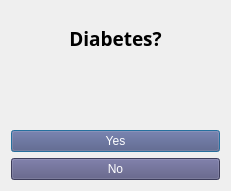
   <widget class="QWidget" name="gridLayoutWidget_10">
    <property name="geometry">
     <rect>
      <x>490</x>
      <y>310</y>
      <width>231</width>
      <height>191</height>
     </rect>
    </property>
    <layout class="QGridLayout" name="gridLayout_11">
     <item row="1" column="0">
      <widget class="QLabel" name="label_28">
       <property name="font">
        <font>
         <family>Century Gothic</family>
         <pointsize>14</pointsize>
         <weight>75</weight>
         <bold>true</bold>
        </font>
       </property>
       <property name="text">
        <string>Diabetes?</string>
       </property>
       <property name="alignment">
        <set>Qt::AlignCenter</set>
       </property>
      </widget>
     </item>
     <item row="3" column="0">
      <widget class="QPushButton" name="yes_button_6">
       <property name="enabled">
        <bool>true</bool>
       </property>
       <property name="autoFillBackground">
        <bool>false</bool>
       </property>
       <property name="styleSheet">
        <string notr="true">font: 12pt &quot;Broadway&quot;;
color: rgb(255, 255, 255);
background-color: rgb(85, 85, 127);</string>
       </property>
       <property name="text">
        <string>Yes</string>
       </property>
       <property name="checkable">
        <bool>true</bool>
       </property>
       <property name="autoExclusive">
        <bool>false</bool>
       </property>
       <property name="autoDefault">
        <bool>true</bool>
       </property>
       <property name="default">
        <bool>true</bool>
       </property>
       <property name="flat">
        <bool>false</bool>
       </property>
      </widget>
     </item>
     <item row="4" column="0">
      <widget class="QPushButton" name="no_button_6">
       <property name="enabled">
        <bool>true</bool>
       </property>
       <property name="autoFillBackground">
        <bool>false</bool>
       </property>
       <property name="styleSheet">
        <string notr="true">font: 12pt &quot;Broadway&quot;;
color: rgb(255, 255, 255);
background-color: rgb(85, 85, 127);</string>
       </property>
       <property name="text">
        <string>No</string>
       </property>
      </widget>
     </item>
     <item row="2" column="0">
      <widget class="QLabel" name="label_11">
       <property name="text">
        <string/>
       </property>
       <property name="pixmap">
        <pixmap resource="resource.qrc">:/newPrefix/10.jpg</pixmap>
       </property>
       <property name="scaledContents">
        <bool>true</bool>
       </property>
      </widget>
     </item>
    </layout>
   </widget>
